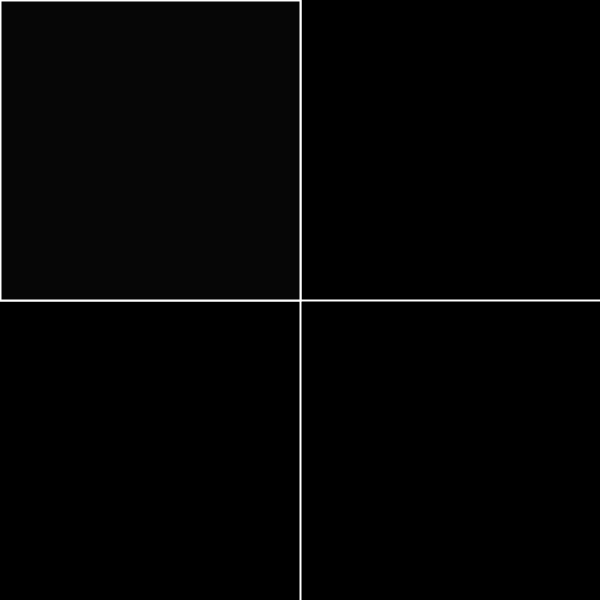
Frame 1 (no input)
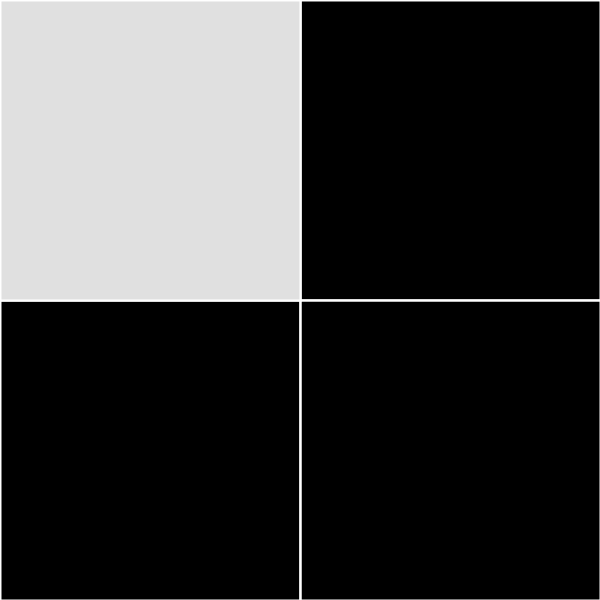
Frame 60 (the mouse pressed at the canvas centre just before this capture)
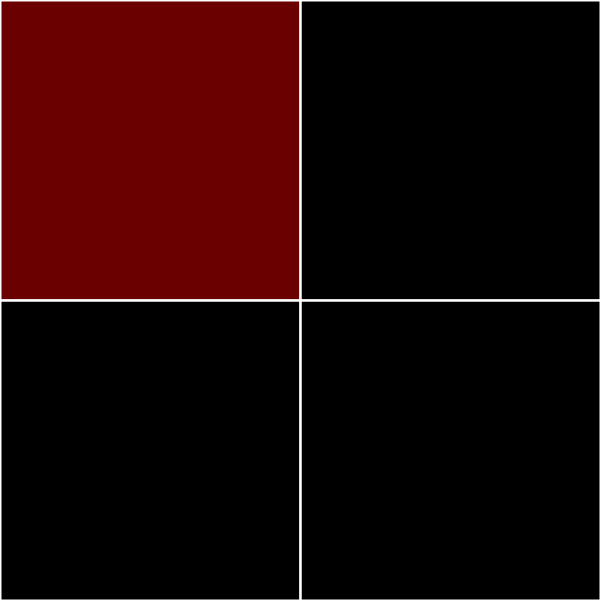
Frame 120 (the mouse held since frame 60 and released just before this capture)

The Processing sketch that drew these frames (run headless with seeded random() and noise(); from frame 60 on, the mouse is pressed at the canvas centre):

// Processing sketch: processing_181504
// ── processing_181504.pde

/*
 * Program: Freestyle
 * Description: Super interesting. Basically it uses a ton of
 * constraints and if statements. Also a ton of variables.
 * What it does is depending on where the mouse is, the area
 * the mouse is in, the shape will start glowing white. Move
 * it out of the way while it's lit and it changes to a 
 * pre-programmed designated color. If mouse just stays on the
 * section, then will just fade white to black.
 *
 * AUthor: Alex Lay (ylay@ucsc.edu)
 * Date: 2015 January 19.
 *
 */

float top_left = 0;
float top_right = 0;
float bot_left = 0;
float bot_right = 0;
float rev_tl = 0;
float rev_tr = 0;
float rev_bl = 0;
float rev_br = 0;

void setup() {
  size(600, 600);
  background(0);
  rectMode(CENTER);
}

void draw() {
  //drain();
  fill(top_left, 0, 0);
  rect(width/4, height/4, width/2, height/2);
  top_left = constrain(top_left - 2, -10, 265);
  fill(0, 0, top_right);
  rect(width * 3/4, height/4, width/2, height/2);
  top_right = constrain(top_right - 2, -10, 265);
  fill(0, bot_left, 0);
  rect(width * 1/4, height * 3/4, width/2, height/2);
  bot_left = constrain(bot_left - 2, -10, 265);
  fill(bot_right, bot_right, 0);
  rect(width * 3/4, height * 3/4, width/2, height/2);
  bot_right = constrain(bot_right - 2, -10, 265);
  //bg = constrain(bg - 4, 0, 255);
  lines();
  change();
}

void lines() {
  stroke(255);
  strokeWeight(2);
  line(width/2, 0, width/2, height);
  line(0, height/2, width, height/2);
}

void change() {
  //Top Left Corner
  if (mouseX < width/2 && mouseY < height/2) {
    if (top_left < 255 && rev_tl == 0) {
      rev_tl = 0;
      top_left = top_left + 8;
    } else if (top_left > 255 && top_left > 0) {
      rev_tl = 1;
      //top_left = top_left - 4;
    } else if (top_left < 0) {
      rev_tl = 0;
    }
    fill(top_left);
    rect(width/4, height/4, width/2, height/2);
  } 
  //Top Right Corner
  else if (mouseX > width/2 && mouseY < height/2) {
    if (top_right < 255 && rev_tr == 0) {
      rev_tr = 0;
      top_right = top_right + 8;
    } else if (top_right > 255 && top_right > 0) {
      rev_tr = 1;
      //top_left = top_left - 4;
    } else if (top_right < 0) {
      rev_tr = 0;
    }
    fill(top_right);
    rect(width * 3/4, height/4, width/2, height/2);
  } 
  //Bottom Left Corner
  else if (mouseX < width/2 && mouseY > height/2) {
    if (bot_left < 255 && rev_bl == 0) {
      rev_bl = 0;
      bot_left = bot_left + 8;
    } else if (bot_left > 255 && bot_left > 0) {
      rev_bl = 1;
      //top_left = top_left - 4;
    } else if (bot_left < 0) {
      rev_bl = 0;
    }
    fill(bot_left);
    rect(width * 1/4, height * 3/4, width/2, height/2);
  }
  //Bottom Right Corner
  else if (mouseX > width/2 && mouseY > height/2) {
    if (bot_right < 255 && rev_br == 0) {
      rev_br = 0;
      bot_right = bot_right + 8;
    } else if (bot_right > 255 && bot_right > 0) {
      rev_br = 1;
      //top_left = top_left - 4;
    } else if (bot_right < 0) {
      rev_br = 0;
    }
    fill(bot_right);
    rect(width * 3/4, height * 3/4, width/2, height/2);
  } 

  /*else {
   if (bg < 255 && bg_Rev == 0) {
   bg_Rev = 0;
   bg = bg + 2;
   } else if(bg > 255 || bg_Rev == 1) {
   bg_Rev = 1;
   bg = bg - 4;
   if (bg < 0) {
   bg_Rev = 0;
   }
   }
   background(bg);
   } */
}
